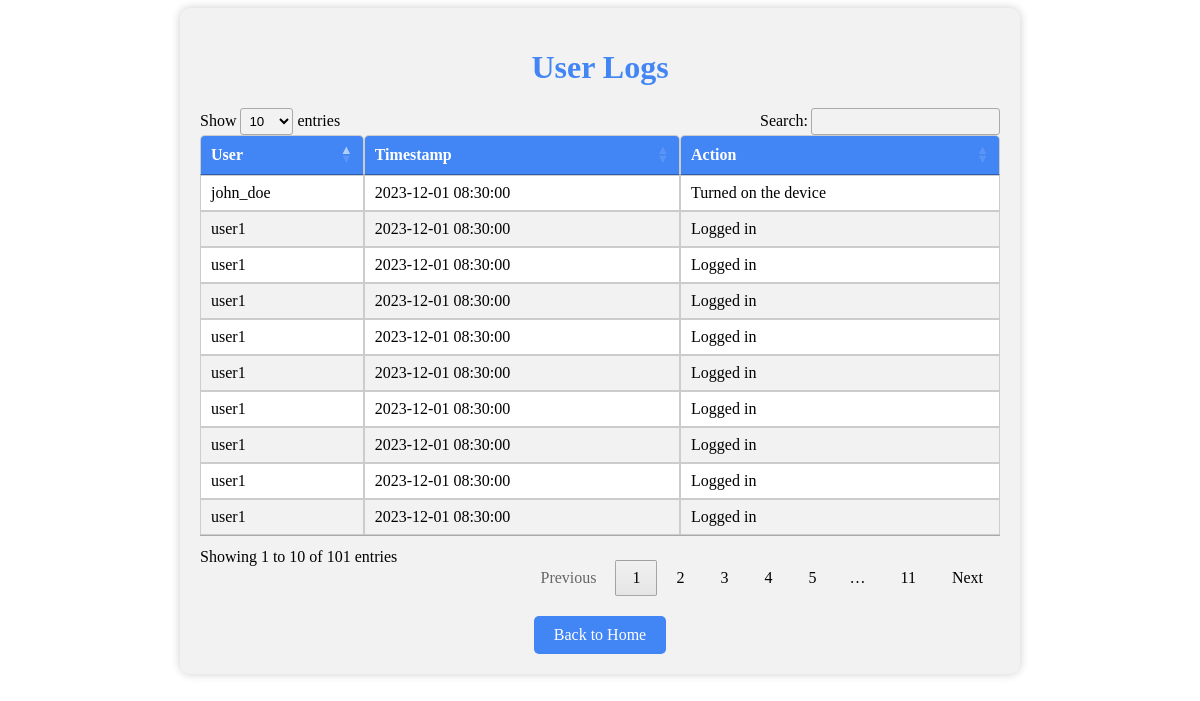
The page /logs (signed in) on the database as committed earlier.
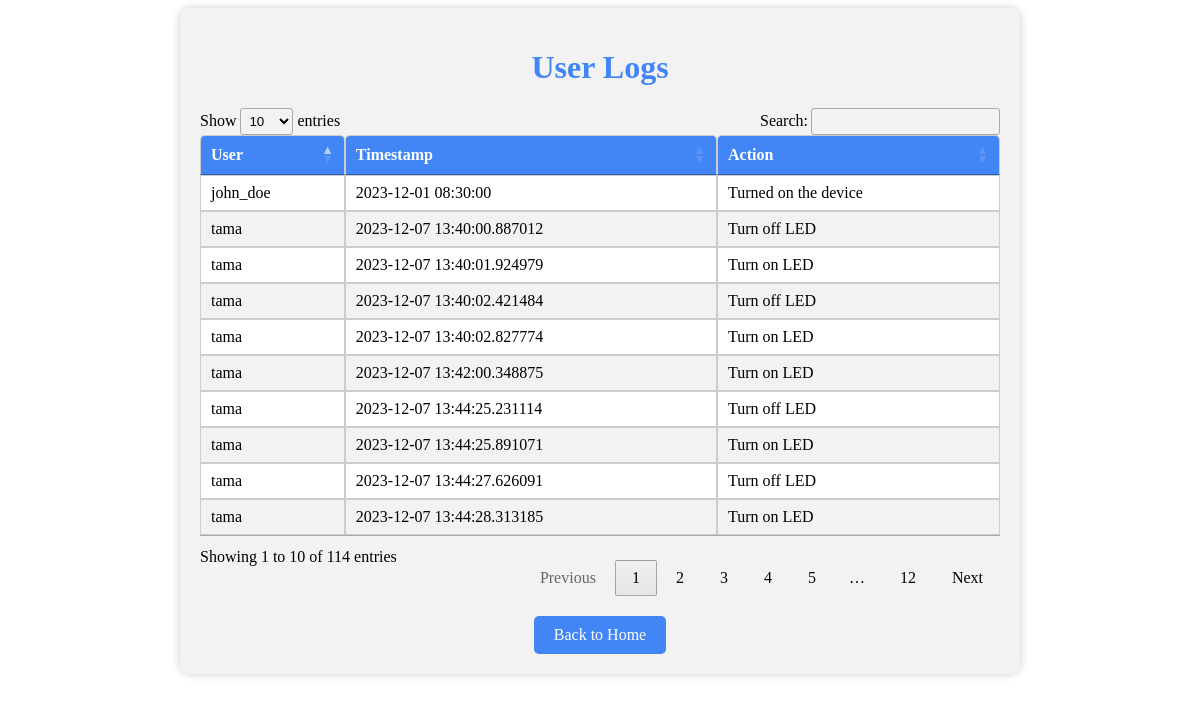
The same page on the database as committed later.
### models.py (models this page shows, shortened)
class Logs(db.Model):
    id = db.Column(db.Integer, primary_key=True)
    username = db.Column(db.String(20), nullable=False)
    timestamp = db.Column(db.DateTime, nullable=False, default=datetime.now)
    action = db.Column(db.String(255), nullable=False)

### ard.py (the view)
@app.route('/logs', methods=['GET', 'POST'])
def view_logs():
    if 'logged_in' in session and session['role'] == 'admin':
        logs = Logs.query.all()
        logs_with_details = []
        for log in logs:
            username = log.username
            timestamp = log.timestamp
            action = log.action
            logs_with_details.append({
                'username': username,
                'timestamp': timestamp,
                'action': action
            })
        return render_template('logs.html', logs=logs_with_details)
    else:
        return redirect(url_for('login'))

### templates/logs.html (shortened to what this page needs)
<!DOCTYPE html>
<html>
<head>
    <link rel="stylesheet" type="text/css" href="{{url_for('static', filename='table.css')}}">
    <link rel="stylesheet" type="text/css" href="https://cdn.datatables.net/1.11.5/css/jquery.dataTables.css">
</head>
<body>
    <div class="container">
        <h1>User Logs</h1>
        <table class="logs-table">
            <thead>
                <tr>
                    <th>User</th>
                    <th>Timestamp</th>
                    <th>Action</th>
                </tr>
            </thead>
            <tbody>
                {% for log in logs %}
                    <tr>
                        <td>{{ log.username }}</td>
                        <td>{{ log.timestamp }}</td>
                        <td>{{ log.action }}</td>
                    </tr>
                {% endfor %}
            </tbody>
        </table>
        <a href="/login">Back to Home</a>
    </div>
</body>
</html>

Rows that differ between the two databases and show on the page:
no longer on this page (row unchanged): Logs: username "user1", timestamp "2023-12-01 08:30:00", action "Logged in"
no longer on this page (row unchanged): Logs: username "user1", timestamp "2023-12-01 08:30:00", action "Logged in"
no longer on this page (row unchanged): Logs: username "user1", timestamp "2023-12-01 08:30:00", action "Logged in"
no longer on this page (row unchanged): Logs: username "user1", timestamp "2023-12-01 08:30:00", action "Logged in"
no longer on this page (row unchanged): Logs: username "user1", timestamp "2023-12-01 08:30:00", action "Logged in"
no longer on this page (row unchanged): Logs: username "user1", timestamp "2023-12-01 08:30:00", action "Logged in"
no longer on this page (row unchanged): Logs: username "user1", timestamp "2023-12-01 08:30:00", action "Logged in"
no longer on this page (row unchanged): Logs: username "user1", timestamp "2023-12-01 08:30:00", action "Logged in"
no longer on this page (row unchanged): Logs: username "user1", timestamp "2023-12-01 08:30:00", action "Logged in"
added Logs: username "tama", timestamp "2023-12-07 13:40:00.887012", action "Turn off LED"
added Logs: username "tama", timestamp "2023-12-07 13:40:01.924979", action "Turn on LED"
added Logs: username "tama", timestamp "2023-12-07 13:40:02.421484", action "Turn off LED"
added Logs: username "tama", timestamp "2023-12-07 13:40:02.827774", action "Turn on LED"
added Logs: username "tama", timestamp "2023-12-07 13:42:00.348875", action "Turn on LED"
added Logs: username "tama", timestamp "2023-12-07 13:44:25.231114", action "Turn off LED"
added Logs: username "tama", timestamp "2023-12-07 13:44:25.891071", action "Turn on LED"
added Logs: username "tama", timestamp "2023-12-07 13:44:27.626091", action "Turn off LED"
added Logs: username "tama", timestamp "2023-12-07 13:44:28.313185", action "Turn on LED"
Other text that changed with them:
text written by a page script: "Show entries Search: Showing 1 to 10 of 101 entries Previous 1 2 3 4 5 … 11 Next" → "Show entries Search: Showing 1 to 10 of 114 entries Previous 1 2 3 4 5 … 12 Next"
